Frame 1 (no input): blank canvas, image omitted
Frame 60 (the mouse pressed at the canvas centre just before this capture): blank canvas, image omitted
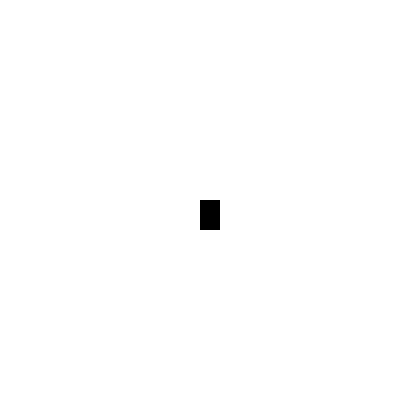
Frame 120 (the mouse held since frame 60 and released just before this capture)

The Processing sketch whose frames 1 and 60 were blank and that drew this single picture after the mouse press (run headless with seeded random() and noise(); from frame 60 on, the mouse is pressed at the canvas centre):

// Processing sketch: draw_five_rects
// ── draw_five_rects.pde
Rectangle[] rects;
int nextIndex;

void setup() {
  size (400, 400);

  rects = new Rectangle[5];
  nextIndex = 0;
  
  fill(0);
  noStroke();
}

void draw() {
  background(255);
  
  if (rects[0] != null) {
    rects[0].draw(this);
  }
  
  if (rects[1] != null) {
    rects[1].draw(this);
  }
  
  if (rects[2] != null) {
    rects[2].draw(this);
  }
  
  if (rects[3] != null) {
    rects[3].draw(this);
  }
  
  if (rects[4] != null) {
    rects[4].draw(this);
  }
}

void mousePressed() {
  rects[nextIndex] = new Rectangle(mouseX, mouseY, 20, 30);
  
  if (nextIndex + 1 < rects.length) {
    nextIndex += 1;
  }
}

// ── Rectangle.pde
class Rectangle {

   private float x;
   private float y;
   private float w;
   private float h;
   
   public Rectangle(float x, float y, float w, float h) {
     this.x = x;
     this.y = y;
     this.w = w;
     this.h = h;
   }
   
   public void draw(PApplet p) {
     p.rect(this.x, this.y, this.w, this.h);
   }
}
